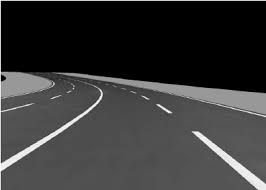
#> input picture images/botimages.jpg, 266 x 190 px; its folder holds only this picture in this run
$ python -i detect_lane.py   (imports and definitions only)
#> lines starting #> are read from the running program, lines starting #| are printed output that depends on the picture; after the words box and inside, x2 and y2 are one past the last pixel; in counts of white or black regions, pixels touching at a corner belong together
### subfunctions/region_of_interest.py
import cv2
import numpy as np

def apply_region_of_interest(image):
    # establish variables
    height, width = image.shape[:2]
    midpoint = (int(width*0.46), int(height*0.64))
    margin_of_error = 120
    lower_left_vertex = (width*0.3, height)
    lower_right_vertex = (width-width*0.28, height)

    #Make shape
    roi_vertices = np.array([
        [(lower_left_vertex[0]-margin_of_error, lower_left_vertex[1]),
         (midpoint[0] - 0.5*margin_of_error, midpoint[1]),
         (midpoint[0] + 0.5*margin_of_error, midpoint[1]),
         (lower_right_vertex[0] + margin_of_error, lower_right_vertex[1]),
         (lower_right_vertex[0] - margin_of_error, lower_right_vertex[1]),
         (midpoint[0], midpoint[1]+margin_of_error),
         (lower_left_vertex[0]+margin_of_error, lower_left_vertex[1])
         ]
    ], dtype=np.int32)

    mask = np.zeros_like(image)
    cv2.fillPoly(mask, roi_vertices, 255)
    masked_edges = cv2.bitwise_and(image, mask)

    # Create named window first
    # cv2.imshow('Region of Interest', masked_edges)
    roi_display = image.copy()
    overlay = roi_display.copy()
    cv2.fillPoly(overlay, roi_vertices, (0, 255, 0))
    alpha = 0.3
    roi_display = cv2.addWeighted(overlay, alpha, roi_display, 1 - alpha, 0)
    cv2.polylines(roi_display, roi_vertices, True, (125, 0, 0), 2)

    # cv2.imshow('maskshown', roi_display)

    return masked_edges

# [29 lines left out: function find_Relative_White_Points, not called in this run]

# Rest of the code remains the same...

### subfunctions/find_important_edges.py
import numpy as np
import cv2

def locate_important_edges(canny_image):
    """
    Takes in: Cannyed Image in numpy array with all edges post mask application
    Returns: Lists of regression parameters (slope, intercept) for left and right sides

    Implementation of sliding window linear regression using np.polyfit:
    1. Separates points into left and right sides based on midline
    2. Performs linear regression on vertical windows
    3. Stores regression parameters for each window
    """
    global regyes
    regyes = 0
    global regno
    regno = 0
    # Variable declarations
    height, width = canny_image.shape[:2]
    highest_window_startpos = int(height * 0.5)
    windowsize = 15
    approx_midline = int(width * 0.46)

    # Arrays to store regression parameters (slope, intercept) for each side
    left_regressions = []
    right_regressions = []
    left_y, left_x, right_y, right_x, extreme_image = middle_xpoints(canny_image)

    def window_regression(x_points, y_points, window_start, window_end):
        global regno
        global regyes
        # Find points within the window
        window_indices = (y_points >= window_start) & (y_points < window_end)
        window_x = x_points[window_indices]
        window_y = y_points[window_indices]

        # If we have enough points, perform regression
        if len(window_x) >= 2:  # Need at least 2 points for regression

            # polyfit returns coefficients [slope, intercept]
            coeffs = np.polyfit(window_x, window_y, 1)
            regyes += 1

            return (coeffs[0], coeffs[1])  # slope, intercept

        else:
            regno += 1
        return None

    # Sliding window regression for left side
    for window_start in range(height - windowsize, int(highest_window_startpos), -windowsize):
        window_end = window_start + windowsize
        regression_params = window_regression(left_x, left_y, window_start, window_end)
        if regression_params is not None:
            left_regressions.append(regression_params)

    # Sliding window regression for right side
    for window_start in range(height - windowsize, int(highest_window_startpos), -windowsize):
        window_end = window_start + windowsize
        regression_params = window_regression(right_x, right_y, window_start, window_end)
        if regression_params is not None:
            right_regressions.append(regression_params)

    #visualize_slopes_and_lines(canny_image, left_regressions, right_regressions, 10)

    regression_image = cv2.cvtColor(extreme_image, cv2.COLOR_GRAY2BGR)

    # [7 lines of commented-out code are left out]

    return get_midline(find_most_common_line(left_regressions), find_most_common_line(right_regressions), height, extreme_image)

def get_midline(left_line, right_line, height, extreme_image):
    """
    Calculates and displays the midline based on the average x-coordinates
    of the left and right lanes at each row. Only returns points with y > 300.

    Parameters:
    left_line: (slope, intercept) tuple for the left line
    right_line: (slope, intercept) tuple for the right line
    height: Height of the image
    extreme_image: Grayscale image for visualization
    """
    # Unpack slope and intercept for both lines
    left_slope, left_intercept = left_line
    right_slope, right_intercept = right_line

    # Create midline image
    midline_image = cv2.cvtColor(extreme_image, cv2.COLOR_GRAY2BGR)

    # Generate midline points
    midline_points = []
    for y in range(height):
        # Only process points with y > 300
        if y > 500:
            # Calculate x-coordinates for left and right lines at the current row (y)
            left_x = (y - left_intercept) / left_slope
            right_x = (y - right_intercept) / right_slope

            # Average the x-coordinates to find the midline point
            mid_x = int((left_x + right_x) / 2)

            # Add point to list
            midline_points.append((mid_x, y))

    # Draw the midline on the image (only if there are at least 2 points)
    if len(midline_points) > 1:
        for i in range(len(midline_points) - 1):
            cv2.line(midline_image, midline_points[i], midline_points[i + 1], (0, 255, 0), 2)

    return midline_points

def find_most_common_line(lines, threshold=0.3):
    """
    Finds the most common slope from a list of slopes

    Parameters:
    slopes: List of slope values
    threshold: Minimum difference between slopes to be considered different

    Returns:
    Most common slope
    """
    slopes = [slope[0] for slope in lines]

    # Initialize dictionary to store counts
    slope_counts = {}

    # Count occurrences of each slope
    for slope in slopes:
        found = False
        for key in slope_counts:
            if abs(slope - key) < threshold:
                slope_counts[key] += 1
                found = True
                break
        if not found:
            slope_counts[slope] = 1

    # Find the most common slope
    most_common_slope = max(slope_counts, key=slope_counts.get)

    intercepts = [intercept[1] for intercept in lines]

    # Initialize dictionary to store counts
    intercept_counts = {}

    # Count occurrences of each slope
    for intercept in intercepts:
        found = False
        for key in intercept_counts:
            if abs(intercept - key) < threshold:
                intercept_counts[key] += 1
                found = True
                break
        if not found:
            intercept_counts[intercept] = 1

    # Find the most common slope
    most_common_intercept = max(intercept_counts, key=intercept_counts.get)
    # print(most_common_slope, most_common_intercept)
    return most_common_slope, most_common_intercept

import numpy as np

def middle_xpoints(canny_image):
    """
    Takes in a Canny image and returns:
    1. Arrays of x and y coordinates of first non-zero point in each row
    2. A binary image showing only these points
    """
    height, width = canny_image.shape[:2]
    first_x_points = []
    first_y_points = []

    last_x_points = []
    last_y_points = []
    approx_midline = int(width * 0.46)


    # Create empty black image
    point_image = np.zeros_like(canny_image)

    # Start from 65% of height to bottom
    for row in range(int(height * 0.65), height):
        for column in range(approx_midline, 0, -1):
            if canny_image[row, column] != 0:
                first_x_points.append(row)
                first_y_points.append(column)
                # Set the point in our new image to white (255)
                point_image[row, column] = 255
                break

    for row in range(int(height * 0.65), height):
        for column in range(approx_midline, width):
            if canny_image[row, column] != 0:
                last_x_points.append(row)
                last_y_points.append(column)
                # Set the point in our new image to white (255)
                point_image[row, column] = 255
                break


    return (np.array(first_x_points),
        np.array(first_y_points),
        np.array(last_x_points),
        np.array(last_y_points),
        point_image
    )

import matplotlib.pyplot as plt

# [89 lines left out: function visualize_slopes_and_lines, not called in this run]

### subfunctions/detect_lane.py
import cv2
import numpy as np
from subfunctions.region_of_interest import apply_region_of_interest
from subfunctions.find_important_edges import locate_important_edges

def detect_curved_lanes(image):
    """
    Detect lanes using linear regression for bottom 50% and polynomial for upper part
    """
    height, width = image.shape[:2]
    midpoint = (int(width*0.46), int(height*0.6))

    # Create a copy of the original image for drawing
    result_image = image.copy()
    # Preprocessing steps
    gray = cv2.cvtColor(image, cv2.COLOR_BGR2GRAY)
    blurred = cv2.GaussianBlur(gray, (5, 5), 0)
    edges = cv2.Canny(blurred, 70, 130)
    edges_of_interest = apply_region_of_interest(edges)
    pathline = locate_important_edges(edges_of_interest)

    # Draw the pathline points in green
    for point in pathline:
        # Convert tuple to integer coordinates
        x, y = int(point[0]), int(point[1])
        # Draw a small circle at each point
        cv2.circle(result_image, (x, y), radius=3, color=(0, 255, 0), thickness=-1)

    # Optionally, connect the points with lines
    if len(pathline) > 1:
        # Convert pathline to numpy array of integers
        points = np.array(pathline, dtype=np.int32)
        # Draw lines connecting the points
        cv2.polylines(result_image, [points], isClosed=False, color=(0, 255, 0), thickness=2)

    return result_image


>>> import cv2
>>> picture = cv2.imread('../images/botimages.jpg')
#> picture is the input picture: shape (190, 266, 3); min 0, max 255, mean 55.8
>>> result = detect_curved_lanes(picture)
#> in detect_curved_lanes, `blurred = cv2.GaussianBlur(gray, (5, 5), 0)`:
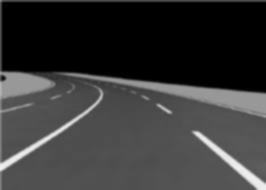
#> blurred: shape (190, 266); min 0, max 241, mean 55.3
#> in detect_curved_lanes, `edges = cv2.Canny(blurred, 70, 130)`:
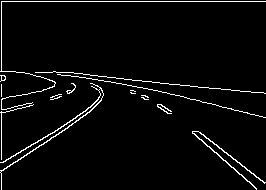
#> edges: shape (190, 266); 3.6% white in thin lines or dots
#> in apply_region_of_interest, `cv2.fillPoly(mask, roi_vertices, 255)`:
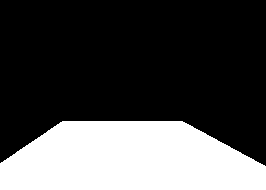
#> mask: shape (190, 266); 30% white; 1 white region, box (x1, y1, x2, y2) and area: (0, 121, 266, 190) 15141
#> in apply_region_of_interest, `masked_edges = cv2.bitwise_and(image, mask)`:
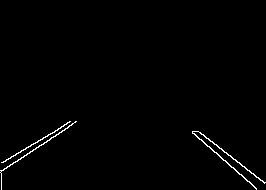
#> masked_edges: shape (190, 266); 0.99% white in thin lines or dots, all inside (x1, y1, x2, y2) = (0, 121, 266, 190)
#> in apply_region_of_interest, `cv2.fillPoly(overlay, roi_vertices, (0, 255, 0))`:
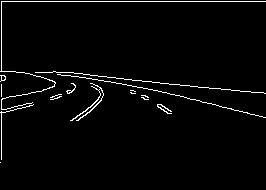
#> overlay: shape (190, 266); 2.6% white in thin lines or dots, all inside (x1, y1, x2, y2) = (0, 1, 266, 163)
#> in apply_region_of_interest, `cv2.polylines(roi_display, roi_vertices, True, (125, 0, 0), 2)`:
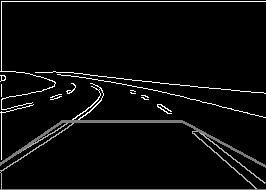
#> roi_display: shape (190, 266); min 0, max 255, mean 11
#> after the loop in middle_xpoints, `for row in range(int(height * 0.65), height):`:
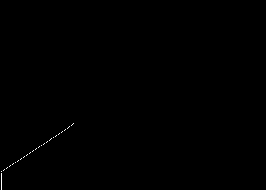
#> point_image: shape (190, 266); 0.13% white in thin lines or dots, all inside (x1, y1, x2, y2) = (1, 123, 74, 190)
#> after the loop in middle_xpoints, `for row in range(int(height * 0.65), height):`: point_image: shape (190, 266); 0.25% white in thin lines or dots, all inside (x1, y1, x2, y2) = (1, 123, 257, 190)
#> in locate_important_edges, `left_y, left_x, right_y, right_x, extreme_image = middle_xpoints(canny..`: left_y = 66 values from 123 to 189; left_x = 66 values, max 73 at index 0, min 1 at index 48, mean 28.32; right_y = 59 values from 131 to 189; right_x = 59 values from 192 to 256
#> the loop in locate_important_edges, `for window_start in range(height - windowsize, int(highest_window_star..` made 6 passes
#> (window_x in window_regression, regression_params) on passes 1 to 4: ([1, 1, 1, 1, 1, 1, 1, 1, 1, 1, 1, 1, 1, 1, 1], (91, 91)), ([18, 17, 15, 13, 12, 10, 9, 7, 6, 4, 3, 1, 1, 1], (-0.724, 172.7)), ([41, 39, 38, 36, 35, 33, 32, 30, 29, 27, 26, 24, 23, 21, 20], (-0.666, 172.1)), ([64, 62, 61, 59, 58, 56, 55, 53, 51, 50, 49, 47, 46, 44, 43], (-0.664, 172.3))
#> (window_x in window_regression, window_y in window_regression, regression_params) on pass 5: ([73, 72, 71, 69, 68, 67, 65], [123, 124, 125, 126, 127, 128, 129], (-0.749, 177.9))
#> after the loop in locate_important_edges, `for window_start in range(height - windowsize, int(highest_window_star..`: left_regressions = [(91, 91), (-0.724, 172.7), (-0.666, 172.1), (-0.664, 172.3), (-0.749, 177.9)]
#> the loop in locate_important_edges, `for window_start in range(height - windowsize, int(highest_window_star..` made 6 passes
#> regression_params on passes 1 to 4: (0.907, -43.32), (0.886, -37.98), (0.869, -34.28), (0.906, -41.77)
#> after the loop in locate_important_edges, `for window_start in range(height - windowsize, int(highest_window_star..`: right_regressions = [(0.907, -43.32), (0.886, -37.98), (0.869, -34.28), (0.906, -41.77)]
#> in find_most_common_line, `slopes = [slope[0] for slope in lines]`: slopes = [91, -0.724, -0.666, -0.664, -0.749]
#> the loop in find_most_common_line, `for slope in slopes:` made 5 passes
#> slope on passes 1 to 5: 91, -0.724, -0.666, -0.664, -0.749
#> after the loop in find_most_common_line, `for slope in slopes:`: slope_counts = {91: 1, -0.724: 4}
#> in find_most_common_line, `most_common_slope = max(slope_counts, key=slope_counts.get)`: most_common_slope = -0.724
#> in find_most_common_line, `intercepts = [intercept[1] for intercept in lines]`: intercepts = [91, 172.7, 172.1, 172.3, 177.9]
#> the loop in find_most_common_line, `for intercept in intercepts:` made 5 passes
#> intercept on passes 1 to 5: 91, 172.7, 172.1, 172.3, 177.9
#> after the loop in find_most_common_line, `for intercept in intercepts:`: intercept_counts = {91: 1, 172.7: 1, 172.1: 2, 177.9: 1}
#> in find_most_common_line, `most_common_intercept = max(intercept_counts, key=intercept_counts.get)`: most_common_intercept = 172.1
#> the loop in find_most_common_line (call 2), `for slope in slopes:` made 4 passes
#> slope on passes 1 to 4: 0.907, 0.886, 0.869, 0.906
#> the loop in find_most_common_line (call 2), `for intercept in intercepts:` made 4 passes
#> intercept on passes 1 to 4: -43.32, -37.98, -34.28, -41.77
#> in get_midline, `left_slope, left_intercept = left_line`: left_slope = -0.724; left_intercept = 172.1
#> in get_midline, `right_slope, right_intercept = right_line`: right_slope = 0.907; right_intercept = -43.32
#> after the loop in get_midline, `for y in range(height):`: midline_points = []
